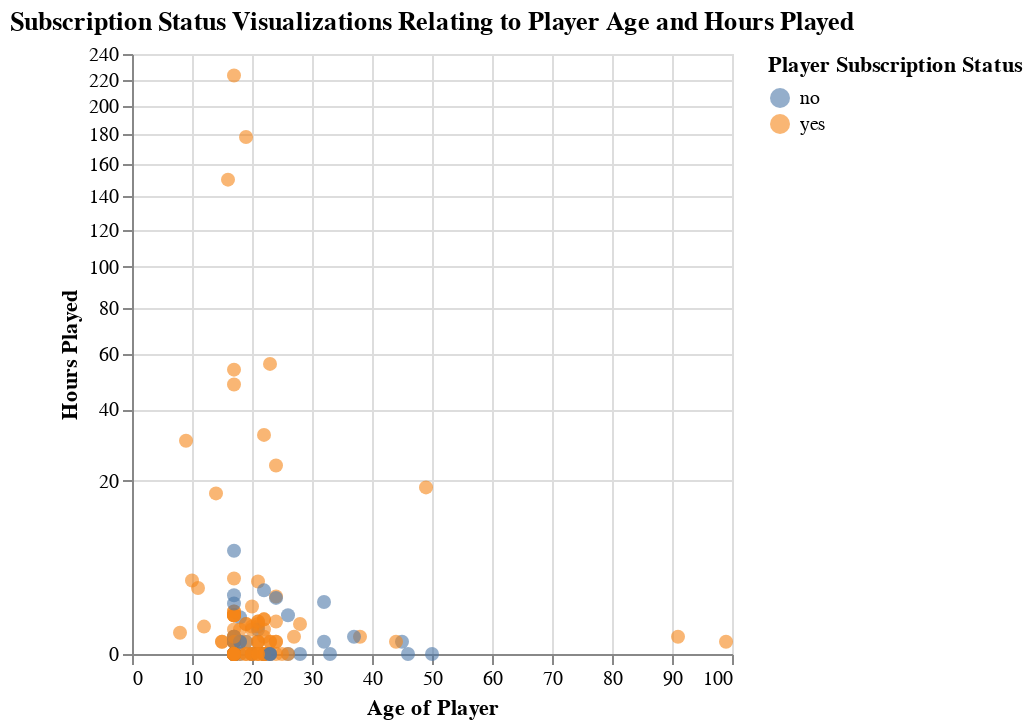

The cell this chart's notebook holds for it:
### Code cell
# create scatter plot of hours played versus age,labl the points be subscription class
players_visualization_training = (
    alt.Chart(players_train).mark_circle(opacity=0.6, size=49)
    .encode(
        x=alt.X("age:Q").title("Age of Player"),
        y=alt.Y("played_hours").title("Hours Played").scale(zero=False, type="sqrt"),
        color=alt.Color("subscribe").title("Player Subscription Status"),
        tooltip=[
            alt.Tooltip("age:Q", title="Age"),
            alt.Tooltip("played_hours:Q", title="Hours Played"),
            alt.Tooltip("subscribe:N", title="Subscribed?")
        ]
    ).properties(title="Subscription Status Visualizations Relating to Player Age and Hours Played")
)

players_visualization_training

### Figure 1 — Vega-Lite specification as saved in the notebook (floating-point values rounded to 4 significant figures; data arrays with more than 128 entries replaced by an {"elided": "..."} marker saying what was removed)
{"config": {"view": {"continuousWidth": 300, "continuousHeight": 300}}, "data": {"name": "data-a557cc459f02cacf50782af6464ef503"}, "mark": {"type": "circle", "opacity": 0.6, "size": 49}, "encoding": {"color": {"field": "subscribe", "title": "Player Subscription Status", "type": "nominal"}, "tooltip": [{"field": "age", "title": "Age", "type": "quantitative"}, {"field": "played_hours", "title": "Hours Played", "type": "quantitative"}, {"field": "subscribe", "title": "Subscribed?", "type": "nominal"}], "x": {"field": "age", "title": "Age of Player", "type": "quantitative"}, "y": {"field": "played_hours", "scale": {"zero": false, "type": "sqrt"}, "title": "Hours Played", "type": "quantitative"}}, "title": "Subscription Status Visualizations Relating to Player Age and Hours Played", "$schema": "https://vega.github.io/schema/vega-lite/v5.16.3.json", "datasets": {"data-a557cc459f02cacf50782af6464ef503": {"elided": "147 records"}}}
